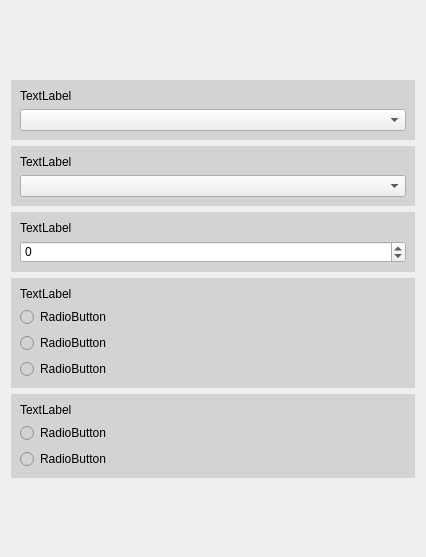
<?xml version="1.0" encoding="UTF-8"?>
<ui version="4.0">
 <class>Form</class>
 <widget class="QWidget" name="Form">
  <property name="geometry">
   <rect>
    <x>0</x>
    <y>0</y>
    <width>426</width>
    <height>557</height>
   </rect>
  </property>
  <property name="windowTitle">
   <string>Form</string>
  </property>
  <layout class="QGridLayout" name="gridLayout">
   <item row="2" column="0">
    <layout class="QVBoxLayout" name="option_layout">
     <property name="spacing">
      <number>6</number>
     </property>
     <item>
      <widget class="QWidget" name="roll_off_widget" native="true">
       <property name="styleSheet">
        <string notr="true">background-color: lightgray;</string>
       </property>
       <layout class="QGridLayout" name="gridLayout_2">
        <item row="3" column="0">
         <layout class="QVBoxLayout" name="roll_off_layout">
          <item>
           <widget class="QLabel" name="roll_off_label">
            <property name="styleSheet">
             <string notr="true"/>
            </property>
            <property name="text">
             <string>TextLabel</string>
            </property>
           </widget>
          </item>
          <item>
           <widget class="QComboBox" name="roll_off_cb">
            <property name="styleSheet">
             <string notr="true">background-color: Pale gray;</string>
            </property>
           </widget>
          </item>
         </layout>
        </item>
       </layout>
      </widget>
     </item>
     <item>
      <widget class="QWidget" name="tc_widget" native="true">
       <property name="styleSheet">
        <string notr="true">background-color: lightgray;</string>
       </property>
       <layout class="QGridLayout" name="gridLayout_3">
        <item row="0" column="0">
         <layout class="QVBoxLayout" name="tc_layout">
          <item>
           <widget class="QLabel" name="tc_label">
            <property name="text">
             <string>TextLabel</string>
            </property>
           </widget>
          </item>
          <item>
           <widget class="QComboBox" name="tc_cb">
            <property name="styleSheet">
             <string notr="true">background-color: Pale gray;</string>
            </property>
           </widget>
          </item>
         </layout>
        </item>
       </layout>
      </widget>
     </item>
     <item>
      <widget class="QWidget" name="h_widget" native="true">
       <property name="styleSheet">
        <string notr="true">background-color: lightgray;</string>
       </property>
       <layout class="QGridLayout" name="gridLayout_6">
        <item row="0" column="0">
         <layout class="QVBoxLayout" name="h_layout">
          <item>
           <widget class="QLabel" name="h_label">
            <property name="text">
             <string>TextLabel</string>
            </property>
           </widget>
          </item>
          <item>
           <widget class="QSpinBox" name="h_spinbox">
            <property name="styleSheet">
             <string notr="true">background-color: Pale gray;</string>
            </property>
            <property name="minimum">
             <number>-1000000</number>
            </property>
            <property name="maximum">
             <number>1000000</number>
            </property>
           </widget>
          </item>
         </layout>
        </item>
       </layout>
      </widget>
     </item>
     <item>
      <widget class="QWidget" name="ig_widget" native="true">
       <property name="styleSheet">
        <string notr="true">background-color: lightgray;</string>
       </property>
       <layout class="QGridLayout" name="gridLayout_4">
        <item row="1" column="0">
         <layout class="QVBoxLayout" name="ig_layout">
          <item>
           <widget class="QLabel" name="ig_label">
            <property name="text">
             <string>TextLabel</string>
            </property>
           </widget>
          </item>
          <item>
           <widget class="QRadioButton" name="ig_0">
            <property name="text">
             <string>RadioButton</string>
            </property>
           </widget>
          </item>
          <item>
           <widget class="QRadioButton" name="ig_1">
            <property name="text">
             <string>RadioButton</string>
            </property>
           </widget>
          </item>
          <item>
           <widget class="QRadioButton" name="ig_2">
            <property name="text">
             <string>RadioButton</string>
            </property>
           </widget>
          </item>
         </layout>
        </item>
       </layout>
      </widget>
     </item>
     <item>
      <widget class="QWidget" name="coupling_widget" native="true">
       <property name="styleSheet">
        <string notr="true">background-color: lightgray;</string>
       </property>
       <layout class="QGridLayout" name="gridLayout_5">
        <item row="0" column="0">
         <layout class="QVBoxLayout" name="coupling_layout">
          <item>
           <widget class="QLabel" name="coupling_label">
            <property name="text">
             <string>TextLabel</string>
            </property>
           </widget>
          </item>
          <item>
           <widget class="QRadioButton" name="coupling_0">
            <property name="text">
             <string>RadioButton</string>
            </property>
           </widget>
          </item>
          <item>
           <widget class="QRadioButton" name="coupling_1">
            <property name="text">
             <string>RadioButton</string>
            </property>
           </widget>
          </item>
         </layout>
        </item>
       </layout>
      </widget>
     </item>
    </layout>
   </item>
   <item row="1" column="0">
    <spacer name="verticalSpacer">
     <property name="orientation">
      <enum>Qt::Vertical</enum>
     </property>
     <property name="sizeHint" stdset="0">
      <size>
       <width>1</width>
       <height>0</height>
      </size>
     </property>
    </spacer>
   </item>
   <item row="3" column="0">
    <spacer name="verticalSpacer_2">
     <property name="orientation">
      <enum>Qt::Vertical</enum>
     </property>
     <property name="sizeHint" stdset="0">
      <size>
       <width>1</width>
       <height>0</height>
      </size>
     </property>
    </spacer>
   </item>
  </layout>
 </widget>
 <resources/>
 <connections/>
</ui>
